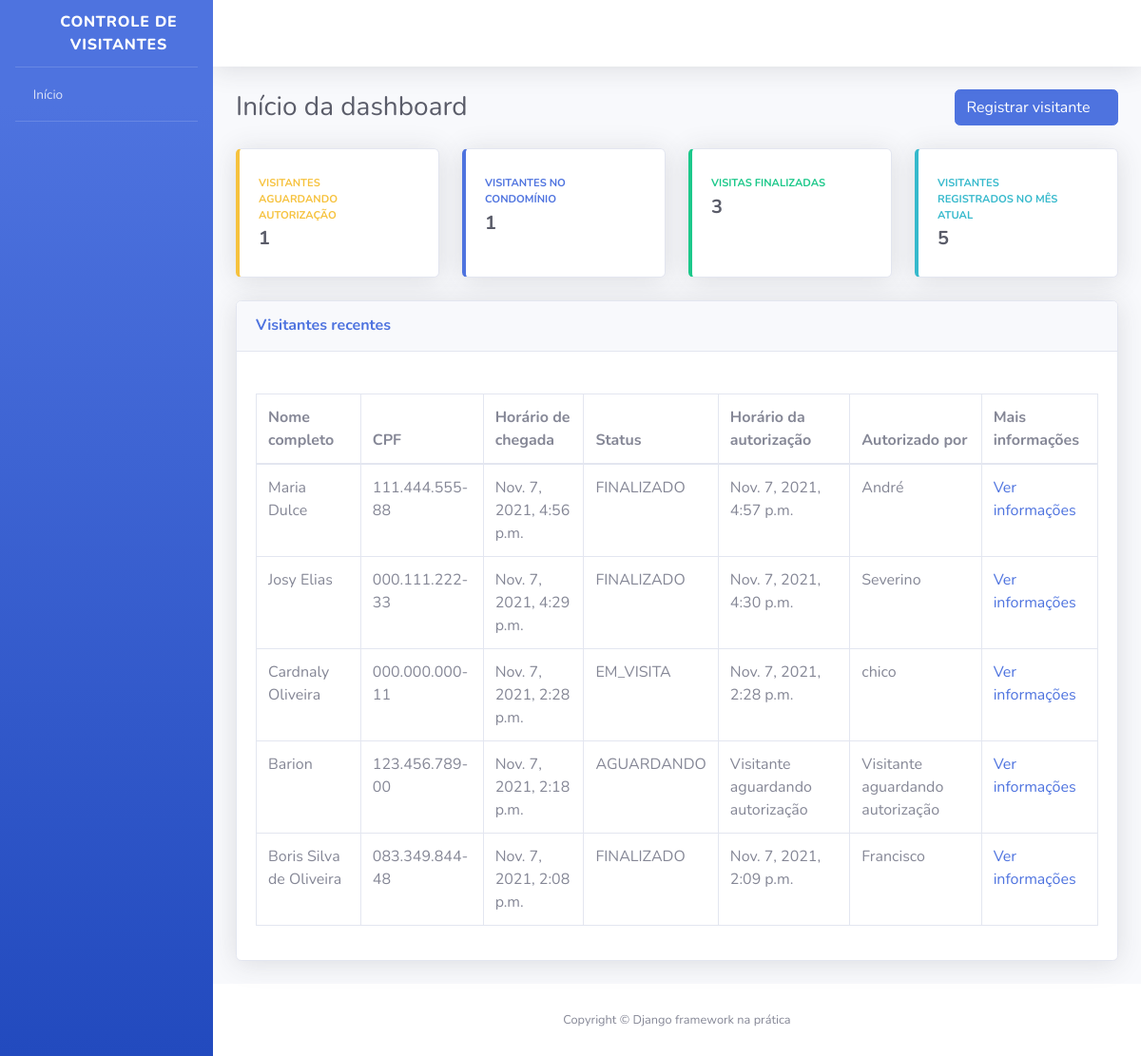
The page / (signed in) on the database as committed earlier.
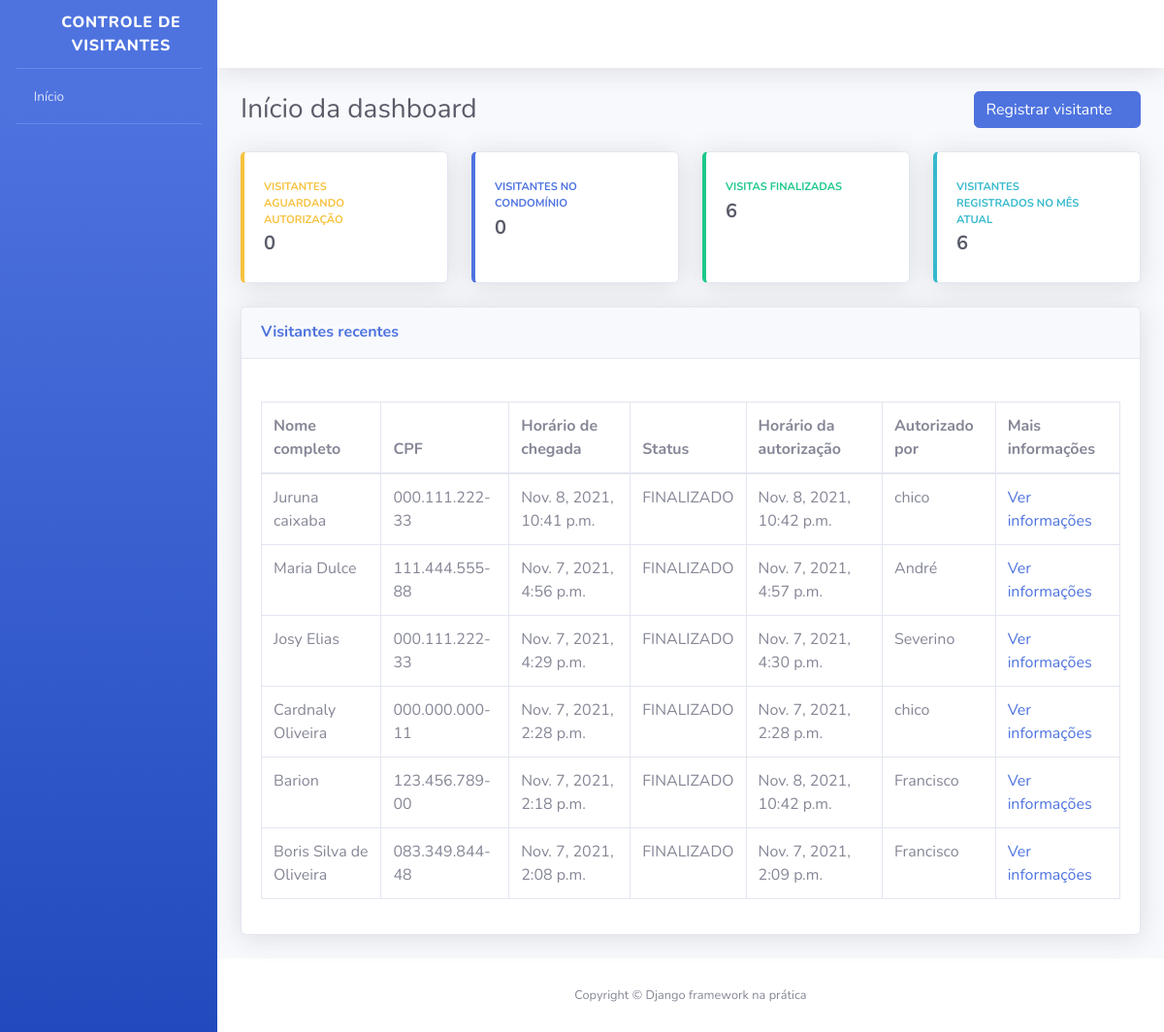
The same page on the database as committed later.
### visitantes/models.py (models this page shows, shortened)
class Visitante(models.Model):
    STATUS_VISITANTE = [
        ("AGUARDANDO","Aguardando autorização"),
        ("EM_VISITA","Em visita"),
        ("FINALIZADO","Visita finalizada"),
    ]
    status = models.CharField(verbose_name="Status",max_length=10,choices= STATUS_VISITANTE,default="AGUARDANDO")
    nome_completo= models.CharField(verbose_name="Nome completo", max_length=194)
    cpf=models.CharField(verbose_name="CPF",max_length=11)
    data_nascimento=models.DateField(verbose_name="Data de nascimento", auto_now=False, auto_now_add=False)
    numero_casa=models.PositiveIntegerField(verbose_name="Numero da casa a ser visitada")
    placa_veiculo= models.CharField(verbose_name="Placa do veiculo", max_length=7,null= True, blank=True)
    horario_chegada=models.DateTimeField(verbose_name="Horario de chegada na portaria",auto_now_add=True)
    horario_saida= models.DateTimeField(verbose_name="Horario de saida do condominio", auto_now=False, null=True, blank=True)
    horario_autorizacao=models.DateTimeField(verbose_name="Horario de autorização da entrada", auto_now=False, blank=True, null=True)
    morador_responsavel=models.CharField(verbose_name="Nome do morador responsavel por autorizar a entrada", max_length=195, blank=True)
    registrado_por=models.ForeignKey("porteiros.Porteiro",verbose_name= "Porteiro responsavel pelo registro", on_delete= models.PROTECT)
    def get_horario_autorizacao(self):
        if self.horario_autorizacao:
            return self.horario_autorizacao
        return "Visitante aguardando autorização"
    def get_morador_responsavel(self):
        if self.morador_responsavel:
            return self.morador_responsavel
        return "Visitante aguardando autorização"
    def get_cpf(self):
        if self.cpf:
            cpf = str(self.cpf)
            cpf_parte_um = cpf[0:3]
            cpf_parte_dois = cpf[3:6]
            cpf_parte_tres = cpf[6:9]
            cpf_parte_quatro = cpf[9:]
            cpf_formatado = f"{cpf_parte_um}.{cpf_parte_dois}.{cpf_parte_tres}-{cpf_parte_quatro}"
            return cpf_formatado
        return "CPF não registrado"
    class Meta:
        verbose_name= "Visitante"
        verbose_name_plural= "Visitantes"
        db_table= "visitante"

### dashboard/views.py (the view)
# urls.py: path("",index, name="index"),
@login_required
def index(request):
    todos_visitantes= Visitante.objects.all()
    visitantes_aguardando = todos_visitantes.filter(status="AGUARDANDO")
    visitantes_em_visita = todos_visitantes.filter(status="EM_VISITA")
    visitantes_finalizado = todos_visitantes.filter(status="FINALIZADO")
    hora_atual = timezone.now()
    mes_atual = hora_atual.month
    visitantes_mes = todos_visitantes.filter(horario_chegada__month=mes_atual)
    todos_visitantes = Visitante.objects.order_by("-horario_chegada")
    context= {
        "nome_pagina": "Início da dashboard",
        "todos_visitantes": todos_visitantes,
        "visitantes_aguardando": visitantes_aguardando.count(),
        "visitantes_em_visita": visitantes_em_visita.count(),
        "visitantes_finalizado": visitantes_finalizado.count(),
        "visitantes_mes": visitantes_mes.count(),
    }
    return render(request,"index.html", context)

### controle_visitantes/templates/index.html (shortened to what the changed rows need)
{% extends "base.html" %}
{% block conteudo %}
                    <div class="container-fluid">
                        <div class="d-sm-flex align-items-center justify-content-between mb-4">
                            <h1 class="h3 mb-0 text-gray-800">{{ nome_pagina }}</h1>
                        </div>
                        <div class="row">
                            <div class="col-xl-3 col-md-6 mb-4">
                                <div class="card border-left-warning shadow h-100 py-2">
                                    <div class="card-body">
                                        <div class="row no-gutters align-items-center">
                                            <div class="col mr-2">
                                                <div class="text-xs font-weight-bold text-warning text-uppercase mb-1">Visitantes aguardando autorização</div>
                                                <div class="h5 mb-0 font-weight-bold text-gray-800">{{ visitantes_aguardando }}</div>
                                            </div>
                                        </div>
                                    </div>
                                </div>
                            </div>
                            <div class="col-xl-3 col-md-6 mb-4">
                                <div class="card border-left-primary shadow h-100 py-2">
                                    <div class="card-body">
                                        <div class="row no-gutters align-items-center">
                                            <div class="col mr-2">
                                                <div class="text-xs font-weight-bold text-primary text-uppercase mb-1">Visitantes no condomínio</div>
                                                <div class="h5 mb-0 font-weight-bold text-gray-800">{{ visitantes_em_visita }}</div>
                                            </div>
                                        </div>
                                    </div>
                                </div>
                            </div>
                            <div class="col-xl-3 col-md-6 mb-4">
                                <div class="card border-left-success shadow h-100 py-2">
                                    <div class="card-body">
                                        <div class="row no-gutters align-items-center">
                                            <div class="col mr-2">
                                                <div class="text-xs font-weight-bold text-success text-uppercase mb-1">Visitas finalizadas</div>
                                                <div class="h5 mb-0 font-weight-bold text-gray-800">{{ visitantes_finalizado }}</div>
                                            </div>
                                        </div>
                                    </div>
                                </div>
                            </div>
                            <div class="col-xl-3 col-md-6 mb-4">
                                <div class="card border-left-info shadow h-100 py-2">
                                    <div class="card-body">
                                        <div class="row no-gutters align-items-center">
                                            <div class="col mr-2">
                                                <div class="text-xs font-weight-bold text-info text-uppercase mb-1">Visitantes registrados no mês atual</div>
                                                <div class="h5 mb-0 font-weight-bold text-gray-800">{{ visitantes_mes }}</div>
                                            </div>
                                        </div>
                                    </div>
                                </div>
                            </div>
                        </div>
                        <div class="card shadow mb-4">
                            <div class="card-body">
                                <div class="table-responsive">
                                    <table class="table table-bordered">
                                        <thead>
                                            <th>Nome completo</th>
                                            <th>CPF</th>
                                            <th>Horário de chegada</th>
                                            <th>Status</th>
                                            <th>Horário da autorização</th>
                                            <th>Autorizado por</th>
                                            <th>Mais informações</th>
                                        </thead>
                                        <tbody>
                                            {% for visitante in todos_visitantes %}
                                                <tr>
                                                    <td>{{ visitante.nome_completo }}</td>
                                                    <td>{{ visitante.get_cpf }}</td>
                                                    <td>{{ visitante.horario_chegada }}</td>
                                                    <td>{{ visitante.status}}</td>
                                                    <td>{{ visitante.get_horario_autorizacao }}</td>
                                                    <td>{{ visitante.get_morador_responsavel }}</td>
                                                    <td>
                                                        <a href="{% url 'informacoes_visitante' id=visitante.id %}">
                                                            Ver informações
                                                        </a>
                                                    </td>
                                                </tr>
                                            {% endfor %}
                                        </tbody>
                                    </table>
                                </div>
                            </div>
                        </div>
                    </div>
{% endblock conteudo %}

Rows that differ between the two databases and show on the page:
added Visitante: nome_completo "Juruna caixaba", get_cpf "000.111.222-33", horario_chegada "Nov. 8, 2021, 10:41 p.m.", status "FINALIZADO", get_horario_autorizacao "Nov. 8, 2021, 10:42 p.m.", get_morador_responsavel "chico"
changed Visitante "Cardnaly Oliveira": status "EM_VISITA" → "FINALIZADO"
changed Visitante "Barion": status "AGUARDANDO" → "FINALIZADO"; get_horario_autorizacao "Visitante aguardando autorização" → "Nov. 8, 2021, 10:42 p.m."; get_morador_responsavel "Visitante aguardando autorização" → "Francisco"
Other text that changed with them:
{{ visitantes_aguardando }}: "1" → "0"
{{ visitantes_em_visita }}: "1" → "0"
{{ visitantes_finalizado }}: "3" → "6"
{{ visitantes_mes }}: "5" → "6"
